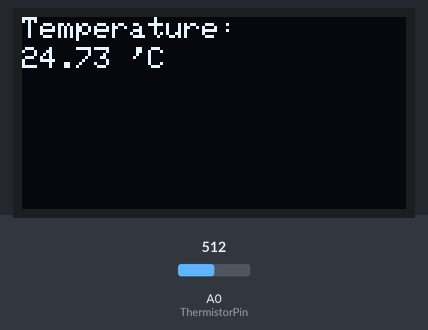
The sketch below on a simulated Arduino Uno, built with avr-gcc and run on an emulated ATmega328P. Parts: 128×64 one-colour display. The test bench sets the inputs (shaded band); at power-on: A0 (ThermistorPin) = 512. What the sketch prints to the serial monitor is not drawn.

Above: at 1.2 s.
1.3 s: A0 (ThermistorPin) set to 716
At 2.5 s:
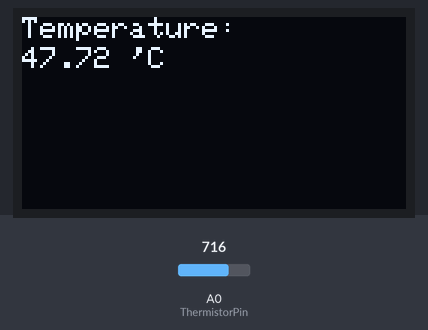
3.6 s: A0 (ThermistorPin) set to 900
At 5.0 s:
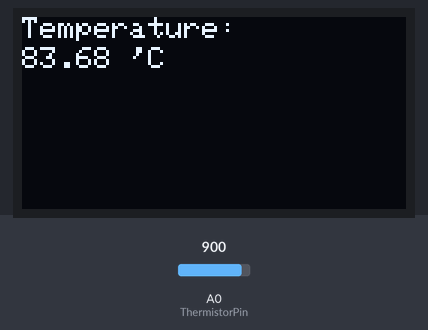
5.7 s: A0 (ThermistorPin) set to 1023
At 7.5 s:
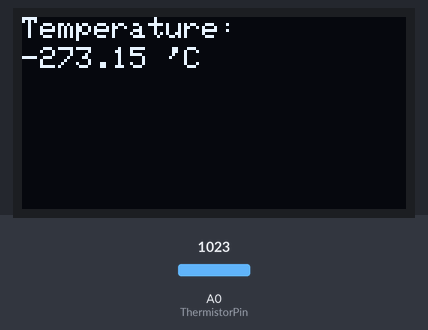
Timing chart, 0 to 9.0 s (numbered marks = the images above; inputs shaded):
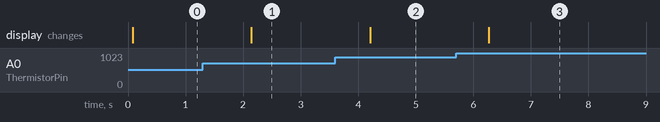

Measured:
- after the input at 1.3 s, the display: changes after 0.85 s (image 1)
- after the input at 3.6 s, the display: changes after 0.60 s (image 2)
- after the input at 5.7 s, the display: changes after 0.56 s (image 3)

The sketch:

Temperatura_arduino.ino
```cpp
#include <Wire.h>
#include <Adafruit_SSD1306.h>
#include <Adafruit_GFX.h>
#define OLED_ADDR   0x3C
Adafruit_SSD1306 display(-1);
int ThermistorPin = A0;
int Vo;
float R1 = 10000;
float logR2, R2, T, Tc, Tf;
float c1 = 1.009249522e-03, c2 = 2.378405444e-04, c3 = 2.019202697e-07;

void setup() {
display.begin(SSD1306_SWITCHCAPVCC, OLED_ADDR);
display.clearDisplay();
display.display();
Serial.begin(9600);
}

void loop() {

  Vo = analogRead(ThermistorPin);
  R2 = R1 * (1023.0 / (float)Vo - 1.0);
  logR2 = log(R2);
  T = (1.0 / (c1 + c2*logR2 + c3*logR2*logR2*logR2));
  Tc = (273.15 - T)*(-1) ;

  display.setTextSize(1);
  display.setCursor(0,0);
  display.print("Temperature: ");
  display.setTextSize(1);
  display.setTextColor(WHITE);
  display.setCursor(0,10);
  display.print(Tc,2);
  display.print(" 'C");
  display.display();
  Serial.print("Temperature: ");
  Serial.print(Tc);
  Serial.println(" C");
  display.clearDisplay();

  delay(1000);
}
```
